Frame 1 (no input): blank canvas, image omitted
Frame 60 (no input): blank canvas, image omitted
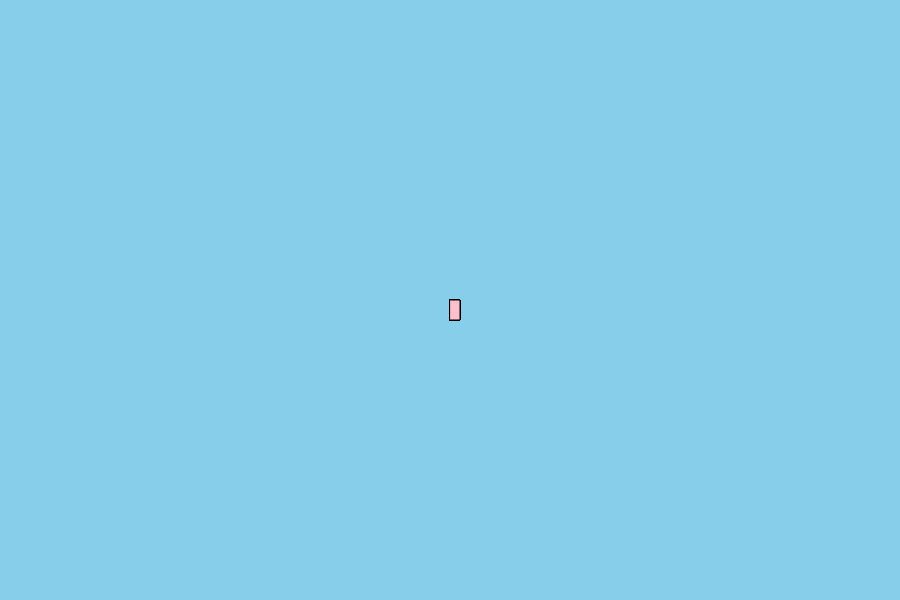
Frame 120 (the mouse pressed at the canvas centre since frame 60)

The p5.js sketch whose frames 1 and 60 were blank and that drew this single picture after the mouse press (run headless with seeded random() and noise() and a simulated clock; from frame 60 on, the mouse is pressed at the canvas centre):

// p5.js sketch
// ── sketch.js
function setup() {
  createCanvas(900, 600);//cria uma página em branco 
  background("skyblue");//muda a cor do fundo
}

function draw() {
  stroke("black");
  
  fill("pink");

  if(mouseIsPressed){
    rect(mouseX,mouseY,10,20);//desenha um retângulo(posição X, posição Y, largura, altura)
  }
}
